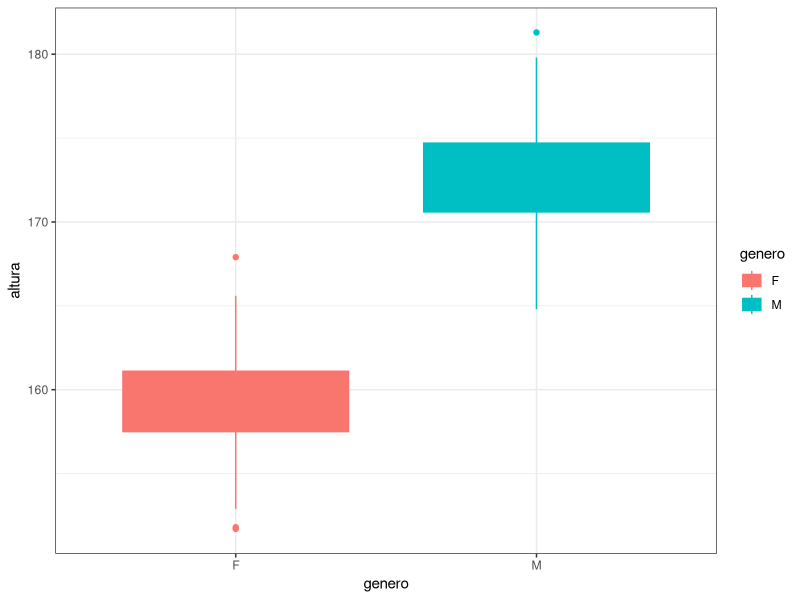
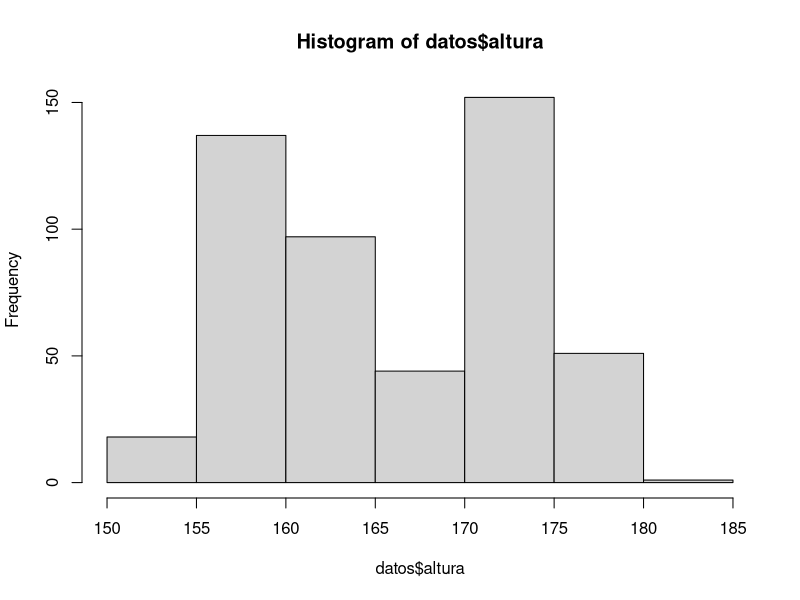
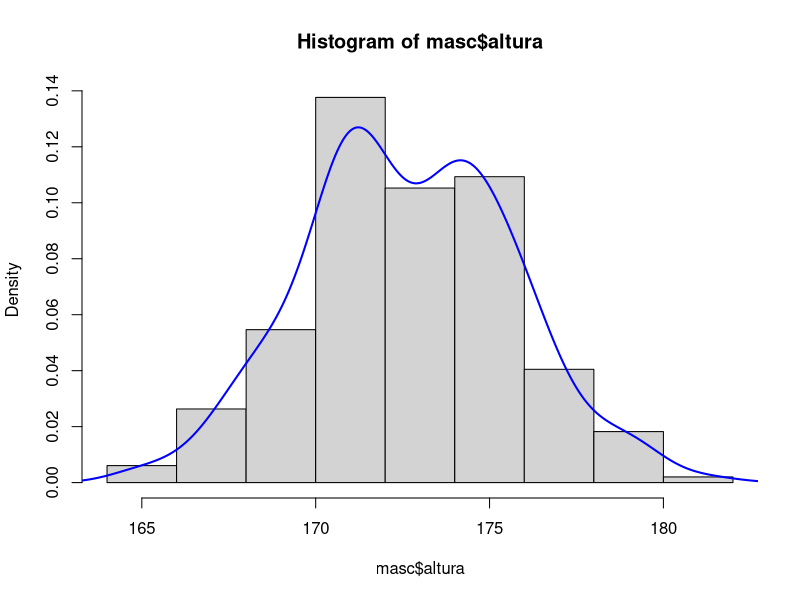
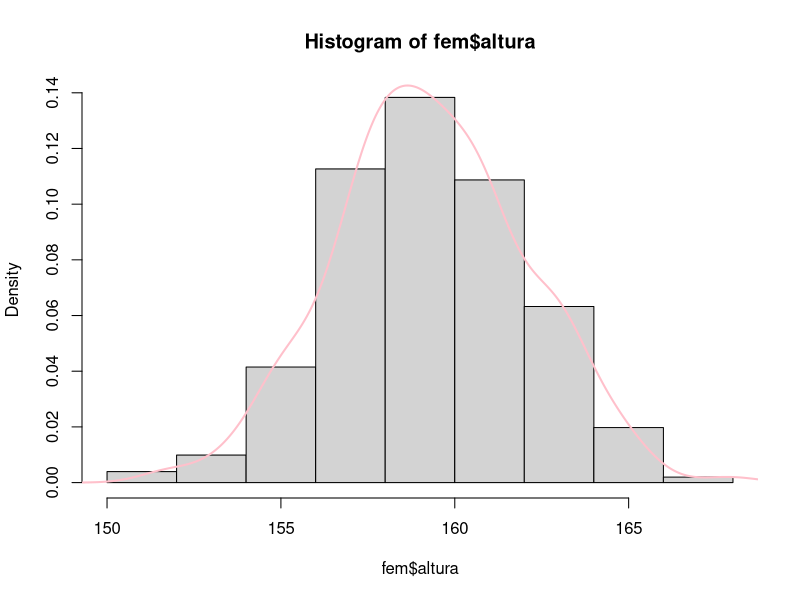
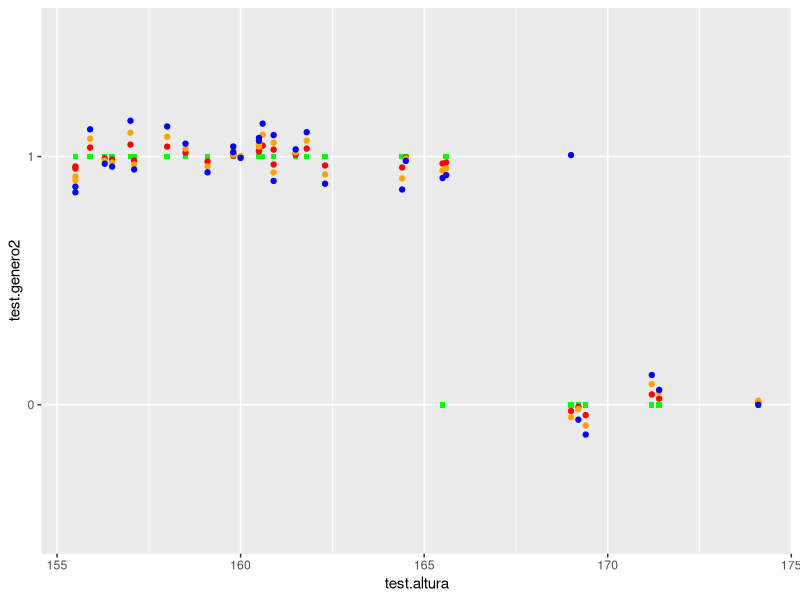

Recreate these plots in R, in order.
## ---- chunk 1
knitr::opts_chunk$set(echo = TRUE)
## ---- chunk 2
datos <- read.csv('alturas_identificacion_42414_n_500.csv',sep=",", header=T)
library(ggplot2)
ggplot(datos) +
  aes(x = genero, y = altura, fill = genero, colour = genero) +
  geom_boxplot() +
  scale_fill_hue(direction = 1) +
  scale_color_hue(direction = 1) +
  theme_bw()
## ---- chunk 3
###### 1.2 KNN
promedio_vecinos <-function(datos,xnew, vecinos_cantidad ){
  df <- data.frame(datos$altura,datos$genero)
  df$datos.altura
  df$resta = abs(df$datos.altura-xnew) # Resta con valor ingresado de todas las alturas
  df <- df[order(df$resta),c(1,2,3)] # Ordeno el df
  df
  genero <- df[1:vecinos_cantidad,2] # Creo vector con los generos de los KNN vecinos mas cercanos
  prop <- sum(genero == "F")/ vecinos_cantidad
  prop
}
promedio_vecinos(datos,165, 100)

clasifico_vecinos <-function(datos,altura,vecinos){
  ifelse(promedio_vecinos(datos,altura, vecinos)>0.5,1,0) # 1 es F, 0 es M
}
clasifico_vecinos(datos,165, 10)
## ---- chunk 4
###### 1.3 MOVIL
promedio_movil <-function(datos,alturanueva,ventana){
  prom_movil = datos[datos$altura>(alturanueva-ventana) & datos$altura<(alturanueva+ventana),]
  prop <- sum(prom_movil$genero == "F")/ dim(prom_movil)[1]
  prop
    }
ventana = 1.5
altura = 165
promedio_movil(datos,altura,ventana)

clasifico_movil <-function(datos,altura,vecinos){
  ifelse(promedio_movil(datos,altura, vecinos)>0.5,1,0) # 1 es F, 0 es M
}
clasifico_movil(datos,165, 10)
## ---- chunk 5
###### 2.4 VECINOS
ClasificoVecinos <- function(datos,alturanueva,ventana){
  promedio_vecinos(datos,alturanueva, ventana)
  clasifico_vecinos(datos,alturanueva, ventana)
  }

ClasificoVecinos(datos,169,10)
## ---- chunk 6
###### 2.5 MOVIL
ClasificoMovil <- function(datos,alturanueva,ventana){
  promedio_movil(datos,alturanueva, ventana)
  clasifico_movil(datos,alturanueva, ventana)
}

ClasificoMovil(datos,169,1.5)
## ---- chunk 7
##### 3.6
hist(datos$altura, )

library(ggplot2)
masc = datos[datos$genero=="M",]
hist(masc$altura , probability = TRUE)
lines(density(masc$altura), col="blue", lwd=2)

fem = datos[datos$genero=="F",]
hist(fem$altura , probability = TRUE)
lines(density(fem$altura), col="pink", lwd=2)
## ---- chunk 8
##### 3.7
prop_fem <- sum(datos$genero == "F")/ dim(datos)[1]
prop_fem
## ---- chunk 9
##### 3.8 y 9 
masc = datos[datos$genero=="M",]
fem = datos[datos$genero=="F",]
# Probando codigo
prop_fem <- sum(datos$genero == "F")/ dim(datos)[1]
prop_fem

mean(fem$altura)
var(fem$altura)
sd(fem$altura)
# sd(fem$altura)/sqrt(length(fem$alturas)) 
dnorm(150,mean(fem$altura),var(fem$altura))

# Funcion
plugin <-function(datos,alturanueva){
  fem = datos[datos$genero=="F",]
  masc = datos[datos$genero=="M",]
  propfem = sum(datos$genero == "F")/ dim(datos)[1]
  propmasc = sum(datos$genero == "M")/ dim(datos)[1]
  ifelse( (dnorm(alturanueva,mean(fem$altura),var(fem$altura))*prop_fem) >= (dnorm(alturanueva,mean(masc$altura),var(masc$altura))*propmasc),1,0)
}
## ---- chunk 10
plugin(datos,166) # 1 es mujer
## ---- chunk 11
##################################### 5

test <- read.csv('alturas.testeo.csv',sep=",", header=T)


ClasificoVecinos(datos,166,10)

ClasificoMovil(datos,166,1.5)

plugin(datos, 166)


# funcion_testeo <-function(df){
nrep = dim(test)[1]
lista_clasif_knn <-rep(NaN,nrep)
lista_clasif_movil <-rep(NaN,nrep)
lista_clasif_plug <-rep(NaN,nrep)

  
for (i in 1:nrep){ # rechazadora 1 si es par
  # print(test$altura[i])
  lista_clasif_knn[i] = ClasificoVecinos(test,test$altura[i],10)
  # print(lista_clasif_knn[i])
  lista_clasif_movil[i] = ClasificoMovil(test,test$altura[i],1.5)
  # print(lista_clasif_movil[i])
  lista_clasif_plug[i] = plugin(test,test$altura[i])
}

  # return(lista_clasif_knn,lista_clasif_movil,lista_clasif_plug)
# }

# a,b,c = funcion_testeo(test)
test$genero2 = ifelse(test$genero =="F",1,0)
test$genero2 = as.factor(test$genero2)
dfgraficar <- data.frame(test$altura,test$genero2,
                         lista_clasif_knn,lista_clasif_movil,lista_clasif_plug)

dfgraficar$lista_clasif_knn = as.factor(dfgraficar$lista_clasif_knn)
dfgraficar$lista_clasif_movil = as.factor(dfgraficar$lista_clasif_movil)
dfgraficar$lista_clasif_plug = as.factor(dfgraficar$lista_clasif_plug)


ggplot(dfgraficar, aes(test.altura)) +                    # basic graphical object
  geom_point(aes(y= test.genero2), colour="green",shape=15) +  # first layer
  geom_point(aes(y= lista_clasif_knn), colour="red",position = position_dodge2(w = 0.1))+  # second layer
  geom_point(aes(y= lista_clasif_movil), colour="orange",position = position_dodge2(w = 0.2))+  # second layer
  geom_point(aes(y= lista_clasif_plug), colour="blue",position = position_dodge2(w = 0.3))+
  scale_color_manual(values = c("Women" ="blue",'Men' = '#3399ff')) + 
  scale_shape_manual(values = c('Women' = 17, 'Men' = 16))

## ---- chunk 12
######### ECM de cada metodo
funcion_contar_errores <-function(df){
  nrep = dim(df)[1]
  lista_clasif_knns <-rep(0,nrep)
  lista_clasif_movils <-rep(0,nrep)
  lista_clasif_plugs <-rep(0,nrep)
  
  for (i in 1:nrep){
    if (df$test.genero2[i] != df$lista_clasif_knn[i]){
      lista_clasif_knns[i] = 1
    }
    if (df$test.genero2[i] != df$lista_clasif_movil[i]){
      lista_clasif_movils[i] = 1
    }
    if (df$test.genero2[i] != df$lista_clasif_plug[i]){
      lista_clasif_plugs[i] = 1
    }
    
  }
  print("Errores knn ")
  print(sum(lista_clasif_knns))
  
  print("Errores movil ")
  print(sum(lista_clasif_movils))
  
  print("Errores plug ")
  print(sum(lista_clasif_plugs))
}

funcion_contar_errores(dfgraficar)
